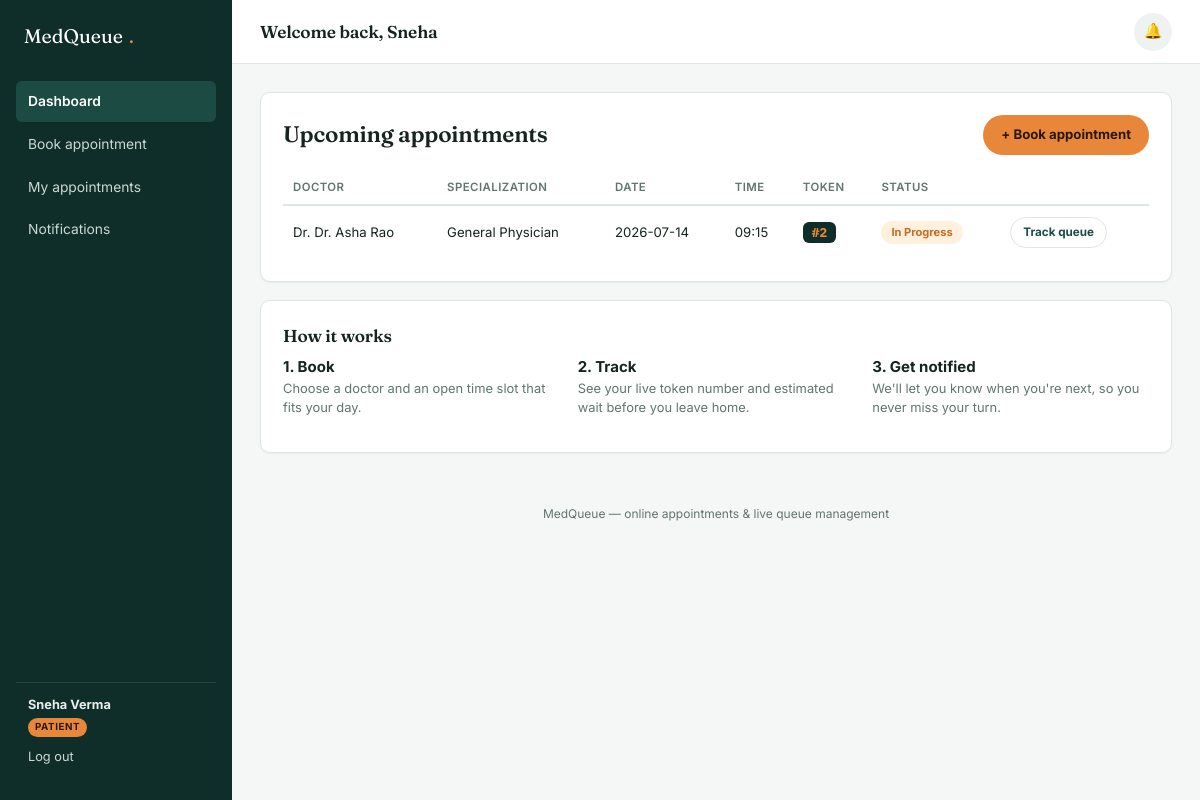
Screenshot of /patient/dashboard (signed in) with the database file from the repository.
### tables this page shows
CREATE TABLE users (
    id INTEGER PRIMARY KEY AUTOINCREMENT,
    name TEXT NOT NULL,
    email TEXT NOT NULL UNIQUE,
    password_hash TEXT NOT NULL,
    role TEXT NOT NULL CHECK(role IN ('patient','doctor','admin')),
    phone TEXT,
    is_active INTEGER NOT NULL DEFAULT 1,
    created_at TEXT NOT NULL DEFAULT (datetime('now'))
);

CREATE TABLE appointments (
    id INTEGER PRIMARY KEY AUTOINCREMENT,
    patient_id INTEGER NOT NULL REFERENCES users(id) ON DELETE CASCADE,
    doctor_id INTEGER NOT NULL REFERENCES doctors(id) ON DELETE CASCADE,
    appt_date TEXT NOT NULL,        -- YYYY-MM-DD
    time_slot TEXT NOT NULL,        -- HH:MM
    queue_number INTEGER NOT NULL,
    status TEXT NOT NULL DEFAULT 'booked'
        CHECK(status IN ('booked','checked_in','in_progress','completed','cancelled','no_show')),
    reason TEXT,
    created_at TEXT NOT NULL DEFAULT (datetime('now')),
    started_at TEXT,
    completed_at TEXT
);

CREATE TABLE doctors (
    id INTEGER PRIMARY KEY AUTOINCREMENT,
    user_id INTEGER NOT NULL UNIQUE REFERENCES users(id) ON DELETE CASCADE,
    specialization TEXT NOT NULL,
    bio TEXT,
    avg_consult_minutes INTEGER NOT NULL DEFAULT 15,
    work_start TEXT NOT NULL DEFAULT '09:00',
    work_end TEXT NOT NULL DEFAULT '17:00',
    slot_minutes INTEGER NOT NULL DEFAULT 15,
    days_off TEXT NOT NULL DEFAULT '0',  -- comma separated ISO weekday numbers off (1=Mon..7=Sun), 0 = none extra (Sunday handled separately)
    is_active INTEGER NOT NULL DEFAULT 1
);

### app.py (the view)
@app.route("/patient/dashboard")
@role_required("patient")
def patient_dashboard():
    upcoming = db.query(
        """SELECT a.*, d.specialization, u.name AS doctor_name
           FROM appointments a
           JOIN doctors d ON d.id = a.doctor_id
           JOIN users u ON u.id = d.user_id
           WHERE a.patient_id=? AND a.status IN ('booked','checked_in','in_progress')
           ORDER BY a.appt_date ASC, a.time_slot ASC""",
        (g.user["id"],),
    )
    return render_template("patient_dashboard.html", upcoming=upcoming)

### app.py (called while the page is built)
def current_user():
    if "user_id" not in session:
        return None
    return db.query("SELECT * FROM users WHERE id=?", (session["user_id"],), one=True)

@app.before_request
def load_user():
    g.user = current_user()

def role_required(role):
    def decorator(view):
        @wraps(view)
        def wrapped(*a, **kw):
            if not g.user:
                flash("Please log in to continue.", "error")
                return redirect(url_for("login"))
            if g.user["role"] != role:
                flash("You don't have access to that page.", "error")
                return redirect(url_for("dashboard"))
            return view(*a, **kw)
        return wrapped
    return decorator

### database.py (called while the page is built)
def get_db():
    conn = sqlite3.connect(DB_PATH)
    conn.row_factory = sqlite3.Row
    conn.execute("PRAGMA foreign_keys = ON")
    return conn

def query(sql, args=(), one=False):
    conn = get_db()
    cur = conn.execute(sql, args)
    rows = cur.fetchall()
    conn.close()
    return (rows[0] if rows else None) if one else rows

### templates/patient_dashboard.html (shortened to what this page needs)
{% extends "base.html" %}
{% block page_title %}Welcome back, {{ g.user.name.split(' ')[0] }}{% endblock %}
{% block content %}
<div class="card">
  <div class="card-header">
    <h2 style="margin:0;">Upcoming appointments</h2>
    <a href="{{ url_for('book_select_doctor') }}" class="btn accent">+ Book appointment</a>
  </div>
  {% if upcoming %}
    <table>
      <thead>
        <tr><th>Doctor</th><th>Specialization</th><th>Date</th><th>Time</th><th>Token</th><th>Status</th><th></th></tr>
      </thead>
      <tbody>
        {% for a in upcoming %}
        <tr>
          <td>Dr. {{ a.doctor_name }}</td>
          <td>{{ a.specialization }}</td>
          <td>{{ a.appt_date }}</td>
          <td>{{ a.time_slot }}</td>
          <td><span class="token-pill">#{{ a.queue_number }}</span></td>
          <td><span class="badge {{ a.status }}">{{ a.status.replace('_',' ') }}</span></td>
          <td><a href="{{ url_for('queue_status', appt_id=a.id) }}" class="btn ghost sm">Track queue</a></td>
        </tr>
        {% endfor %}
      </tbody>
    </table>
  {% else %}
    <div class="empty-state">
      <div class="icon">🗓️</div>
      <p>You have no upcoming appointments yet.</p>
      <a href="{{ url_for('book_select_doctor') }}" class="btn accent">Book your first appointment</a>
    </div>
  {% endif %}
</div>
<div class="card">
  <h3>How it works</h3>
  <div class="grid-3">
    <div><strong>1. Book</strong><p class="muted" style="font-size:.86rem;">Choose a doctor and an open time slot that fits your day.</p></div>
    <div><strong>2. Track</strong><p class="muted" style="font-size:.86rem;">See your live token number and estimated wait before you leave home.</p></div>
    <div><strong>3. Get notified</strong><p class="muted" style="font-size:.86rem;">We'll let you know when you're next, so you never miss your turn.</p></div>
  </div>
</div>
{% endblock %}

### templates/base.html (shortened to what this page needs)
<!DOCTYPE html>
<html lang="en">
<head>
<link rel="stylesheet" href="{{ url_for('static', filename='css/style.css') }}">
</head>
<body>
<div class="app-shell">
  <aside class="sidebar">
    <div class="brand">MedQueue<span class="dot">.</span></div>
    <nav>
      {% if g.user.role == 'patient' %}
        <a href="{{ url_for('patient_dashboard') }}" class="{{ 'active' if request.endpoint == 'patient_dashboard' }}">Dashboard</a>
        <a href="{{ url_for('book_select_doctor') }}" class="{{ 'active' if request.endpoint in ['book_select_doctor','book_appointment'] }}">Book appointment</a>
        <a href="{{ url_for('my_appointments') }}" class="{{ 'active' if request.endpoint == 'my_appointments' }}">My appointments</a>
        <a href="{{ url_for('notifications') }}" class="{{ 'active' if request.endpoint == 'notifications' }}">Notifications</a>
      {% endif %}
    </nav>
    {% if g.user %}
    <div class="user-box">
      <div><strong>{{ g.user.name }}</strong></div>
      <div class="role-tag">{{ g.user.role }}</div>
      <div style="margin-top:10px;"><a href="{{ url_for('logout') }}">Log out</a></div>
    </div>
    {% endif %}
  </aside>
  <div class="main">
    <div class="topbar">
      <h1>{% block page_title %}{% endblock %}</h1>
      <div class="actions">
        <a class="bell" href="{{ url_for('notifications') }}" aria-label="Notifications" id="bell">
          🔔
        </a>
      </div>
    </div>
    <div class="content">
      {% block content %}{% endblock %}
    </div>
    <footer class="page-footer">MedQueue &mdash; online appointments &amp; live queue management</footer>
  </div>
</div>
</body>
</html>

### rows the page displays
users: user.name "Sneha Verma", user.role "PATIENT", user.name "Sneha"
appointments: doctor_name "Dr. Asha Rao", specialization "General Physician", appt_date "2026-07-14", time_slot "09:15", queue_number "2", status.replace "In Progress"
